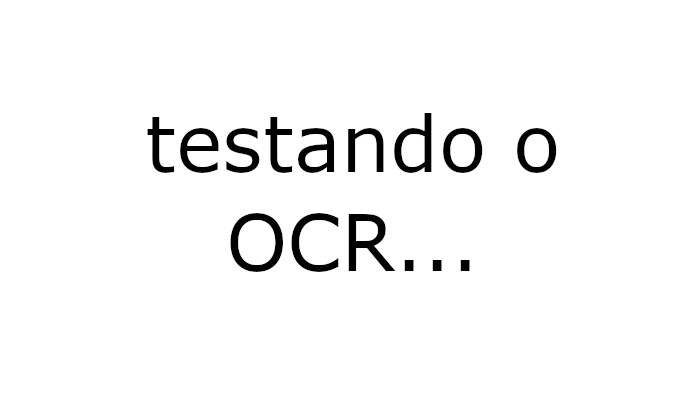
#> input picture OCR com Tesseract/assets/teste01.jpg, 700 x 400 px
$ jupyter execute --allow-errors OCR-Tesseract.ipynb   (shell and % lines are left out)
#> lines starting #> are read from the running program, lines starting #| are printed output that depends on the picture
# OCR com Python e Tesseract - Reconhecimento de texto em imagens

## Instalando o Tesseract

Documentação: https://pypi.org/project/pytesseract/

[cell 1]
# Após executar, clique no botão [Restart Runtime] que vai aparecer no output dessa célula, logo abaixo. Em seguida, pode continuar executando normalmente o restante do código

[Instalação em SO Windows](https://github.com/UB-Mannheim/tesseract/wiki)

[cell 2]
# !sudo apt install tesseract-ocr

## Importar Bibliotecas

[cell 3]
import pytesseract
import numpy as np
import cv2 # OpenCV
import matplotlib.pyplot as plt
# from google.colab.patches import cv2_imshow

## Leitura da imagem

[cell 4]
def plot_image(img, title = 'placeholder'):
    plt.figure(figsize=(8, 6))
    plt.imshow(img)  # Converte para RGB para exibição correta
    plt.title(title)
    plt.axis('off')  # Ocultar os eixos
    plt.show()

[cell 5]
def subplot_images(img, rgb):
    # Configurar o plot
    fig, ax = plt.subplots(1, 2, figsize=(12, 6))

    # Exibir a imagem original (BGR)
    ax[0].imshow(img)
    ax[0].set_title('Imagem Original (BGR)')
    ax[0].axis('off')  # Ocultar os eixos

    # Exibir a imagem RGB
    ax[1].imshow(rgb)
    ax[1].set_title('Imagem Convertida (RGB)')
    ax[1].axis('off')  # Ocultar os eixos

    plt.show()

[cell 6]
# Carregar a imagem
img = cv2.imread('./assets/teste01.jpg')
#> img is the input picture: shape (400, 700, 3); min 0, max 255, mean 246.2

[cell 7]
# Exibir a imagem original (BGR)
plot_image(img, 'Imagem Original (BGR)')

[cell 8]
# Converter a imagem de BGR para RGB
rgb = cv2.cvtColor(img, cv2.COLOR_BGR2RGB)

# Exibir a imagem RGB
plot_image(rgb,'Imagem Convertida (RGB)')

[cell 9]
# Carregar a imagem
img = cv2.imread('./assets/teste01.jpg')

# Converter a imagem de BGR para RGB
rgb = cv2.cvtColor(img, cv2.COLOR_BGR2RGB)

# Configurar o plot
subplot_images(img, rgb)
#> in subplot_images, `plt.show()`:
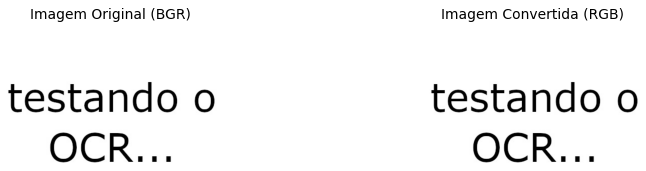
#> figure drawn by matplotlib, 2 panels

## Reconhecimento do Texto

Envia a imagem para o Pyteseract, transformado de imagem para texto

#> (a cell that did not finish here is left out)

#> (a cell that did not finish here is left out)

## Suporte para outros idiomas (caracteres e símbolos)

[cell 12]
img = cv2.imread('./assets/teste02.jpg')
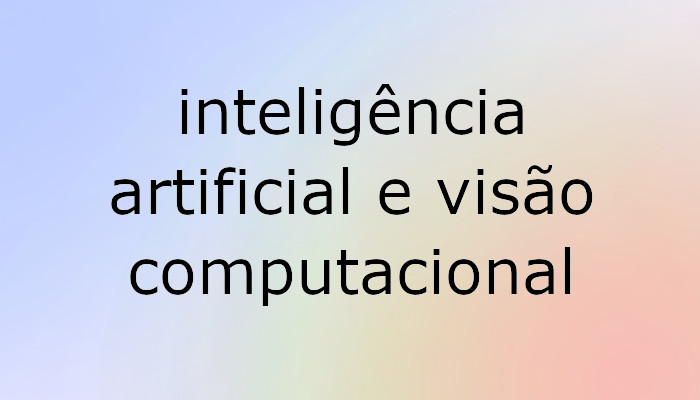
#> input picture OCR com Tesseract/assets/teste02.jpg, 700 x 400 px
#> img is the input picture: shape (400, 700, 3); mean B, G, R 212, 204.9, 207.8

# Exibir a imagem original (BGR)
plot_image(img, 'Imagem Original (BGR)')

[cell 13]
rgb = cv2.cvtColor(img, cv2.COLOR_BGR2RGB)
plot_image(img, 'Imagem Convertida (RGB)')

[cell 14]
# Carregar a imagem
img = cv2.imread('./assets/teste02.jpg')

# Converter a imagem de BGR para RGB
rgb = cv2.cvtColor(img, cv2.COLOR_BGR2RGB)

# Definir plots
subplot_images(img, rgb)
#> in subplot_images (call 2), `plt.show()`:
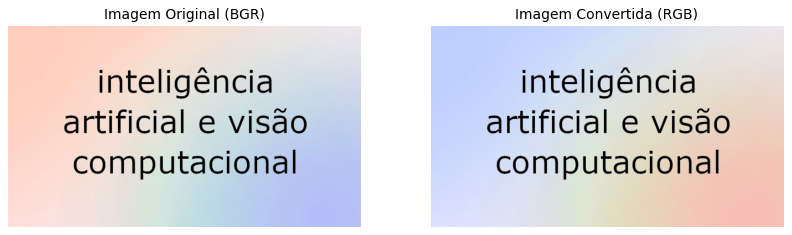
#> figure drawn by matplotlib, 2 panels; B, G, R data is drawn as R, G, B

Envia a imagem para o Pyteseract, transformado de imagem para texto

#> (a cell that did not finish here is left out)

### Instalação de outros idiomas com APT-GET

Listagem dos idiomas (OSD - Funções para detectar orientação do texto)

Instalar os pacotes de Portugues !! [Procure os idiomas aqui](https://tesseract-ocr.github.io/tessdoc/Data-Files-in-different-versions.html):

```
sudo apt install tesseract-ocr-por
```

[cell 16]
# !sudo apt install tesseract-ocr-por

Listagem dos idiomas com o Português instalado

Envia a imagem para o Pyteseract, transformado de imagem para texto no idioma PORTUGUES (com seus simbolos e caracteres)

#> (a cell that did not finish here is left out)

### Instalação de outros idiomas com TESSDATA

*Aviso: em setembro de 2021 o link para baixar o **por.traineddata** sofreu uma pequena alteração [ para mais explicações consulte a aula "Resolvendo problema relacionado ao pacote de idiomas" ]*

Alguns meses após a publicação do curso, o link usado para baixar o arquivo por.traineddata sofreu uma pequena alteração.

Uma mudança recente no repositório oficial fez com que a URL do arquivo de tradução (https://github.com/tesseract-ocr/tessdata/blob/master/por.traineddata?raw=true) fizesse um redirecionamento para outro endereço, no caso esse:  https://github.com/tesseract-ocr/tessdata/blob/main/por.traineddata - Ou seja, ao acessar o link anterior ele automaticamente redireciona para esse novo link.

O problema é que quando ele faz esse redirecionamento não mantém o parâmetro ?raw=true, que é essencial para baixar o arquivo bruto. Sem esse parâmetro o wget faz o download do arquivo HTML da página no github, então se tentar passar esse arquivo pro Tesseract (ou qualquer outro arquivo inválido) vai exibir o seguinte erro:

  TesseractError: (1, 'Error opening data file tessdata/por.traineddata Please make sure the TESSDATA_PREFIX environment variable is set to your "tessdata" directory. Failed loading language \'por\' Tesseract couldn\'t load any languages! Could not initialize tesseract.')

Para evitar esse problema, precisamos trocar o "master"  por "main" no comando: !wget -O ./tessdata/por.traineddata https://github.com/tesseract-ocr/tessdata/blob/master/por.traineddata?raw=true

Ou seja, o comando final ficará assim:

!wget -O ./tessdata/por.traineddata https://github.com/tesseract-ocr/tessdata/blob/main/por.traineddata?raw=true
Precisa fazer apenas essa alteração, o resto permanece o mesmo. Uma maneira de certificar que baixou o arquivo corretamente é verificar o tamanho dele, deve ter aproximadamente 14mb.

Não é necessária mais nenhuma mudança no código (isso até o momento, já que não é possível afirmar que no futuro não seja necessário fazer alguma outra mudança devido às novas versões por exemplo) mas se por um acaso tiver dúvidas ou dificuldades pode deixar sua dúvida no fórum que iremos te ajudar.

Portanto, o link final ficou: https://github.com/tesseract-ocr/tessdata/blob/main/por.traineddata?raw=true (segue abaixo o comando completo)

Instalação local do idioma Português

[cell 18]
config_tesseract = '--tessdata-dir tessdata'
#> (the rest of this cell did not finish here and is left out)

Instalação local do idioma Inglês

Visualização da pasta do TessData

## Modo de Segmentação de Página

### Page segmentation modes (PSM)

### Parâmetros de Orientação

Mostra os parâmetros para os modos de orientação de página

[cell 19]
img = cv2.imread('./assets/trecho-livro.jpg')
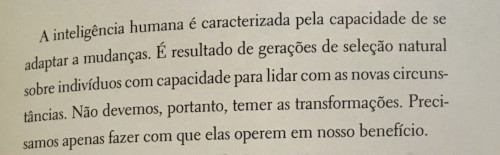
#> input picture OCR com Tesseract/assets/trecho-livro.jpg, 500 x 155 px
#> img is the input picture: shape (155, 500, 3); mean B, G, R 162.2, 177.8, 183.6
rgb = cv2.cvtColor(img, cv2.COLOR_BGR2RGB)
#> rgb: shape (155, 500, 3)

plot_image(rgb, 'Trecho de Livro')

Adiciona-se no `config_tesseract` os parâmentros __-- psm 6__

6 -  Assume um único bloco uniforme de texto

[cell 20]
config_tesseract = '--tessdata-dir tessdata --psm 6'
#> (the rest of this cell did not finish here and is left out)

Na configuração padrão, temos:

[cell 21]
config_tesseract = '--tessdata-dir tessdata'
#> (the rest of this cell did not finish here and is left out)

Adiciona-se no `config_tesseract` os parâmentros __-- psm 7__

7 -  Trata a imagem com um uníca linha

[cell 22]
config_tesseract = '--tessdata-dir tessdata --psm 7'
#> (the rest of this cell did not finish here and is left out)

[cell 23]
img = cv2.imread('./assets/saida.jpg')
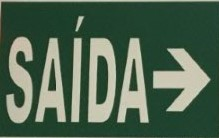
#> input picture OCR com Tesseract/assets/saida.jpg, 219 x 138 px
#> img is the input picture: shape (138, 219, 3); mean B, G, R 81.5, 101.9, 79.7
rgb = cv2.cvtColor(img, cv2.COLOR_BGR2RGB)
#> rgb: shape (138, 219, 3)
plot_image(rgb, 'Saída')

Envia a imagem para o Pyteseract, transformado de imagem para texto no idioma PORTUGUES com a orientação PSM 7

[cell 24]
config_tesseract = '--tessdata-dir tessdata --psm 7'
#> (the rest of this cell did not finish here and is left out)

## Detecção de orientação da página

Importa as bibliotecas PIL e PLT

[cell 25]
from PIL import Image
import matplotlib.pyplot as plt

[cell 26]
img = Image.open('./assets/livro01.jpg')
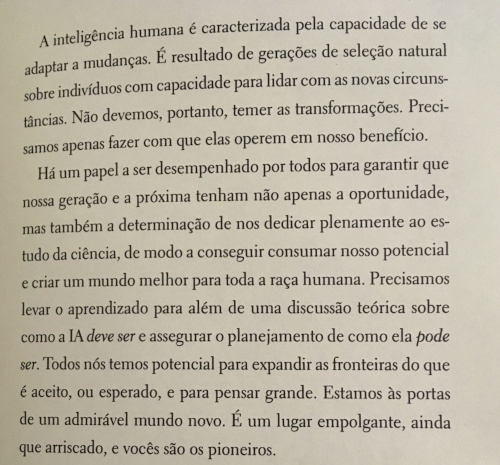
#> input picture OCR com Tesseract/assets/livro01.jpg, 500 x 465 px
#> img is the input picture: PIL image 500x465 RGB; mean R, G, B 186.4, 180.2, 164.1
plt.imshow(img);

Conversão de imagem para OSD (Orientação da Página)

[cell 27]
print(pytesseract.image_to_osd(img))
#> (this line was passed over: pytesseract is not available in this run)

## Seleção de Textos

### Seleção de Textos - Parte 1

Importar biblioteca do Pytesseract

[cell 28]
from pytesseract import Output

[cell 29]
img = cv2.imread('./assets/teste_manuscrito_01.jpg')
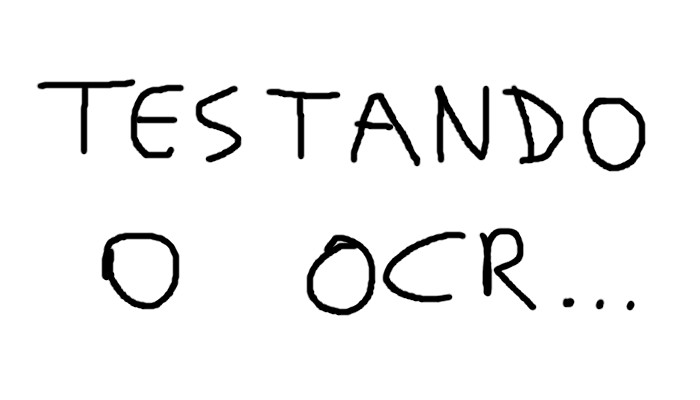
#> input picture OCR com Tesseract/assets/teste_manuscrito_01.jpg, 700 x 400 px
#> img is the input picture: shape (400, 700, 3); min 0, max 255, mean 241.3
rgb = cv2.cvtColor(img, cv2.COLOR_BGR2RGB)
plot_image(rgb, 'Manuscrito 01')
